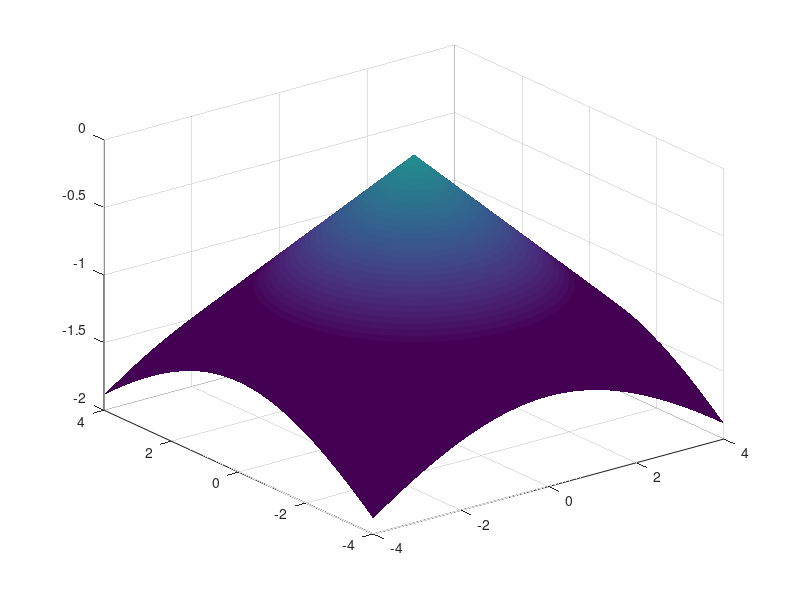

This chart was generated by the following MATLAB code: (Note: this script raises an error after producing the figure.)
[X Y] = meshgrid(-4:.01:4);
Z = -sqrt(X.^2 + Y.^2)/3;

surf(X,Y,Z), caxis([-1 1]), shading interp, alpha(.7);

t = 0:.01:5;
x = t.*cos(5*t);
y = t.*sin(5*t);
z = -t/3;

hold on;
plot3(x,y,z);


